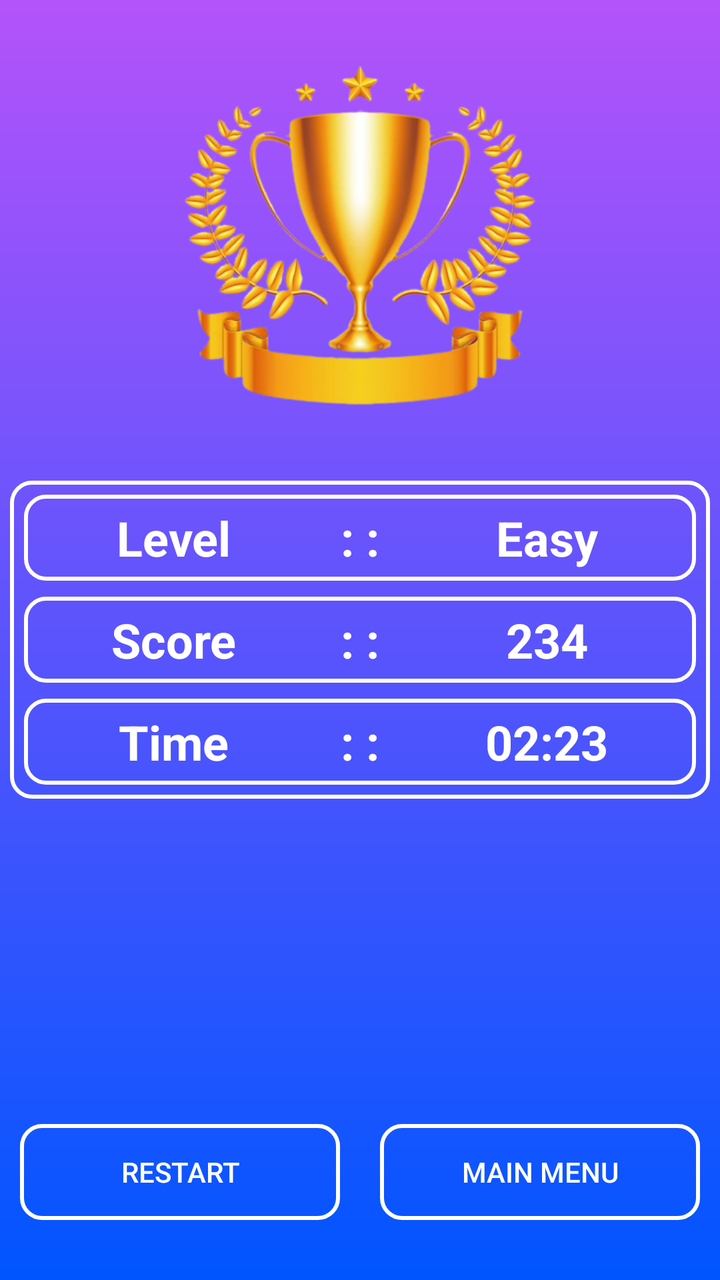
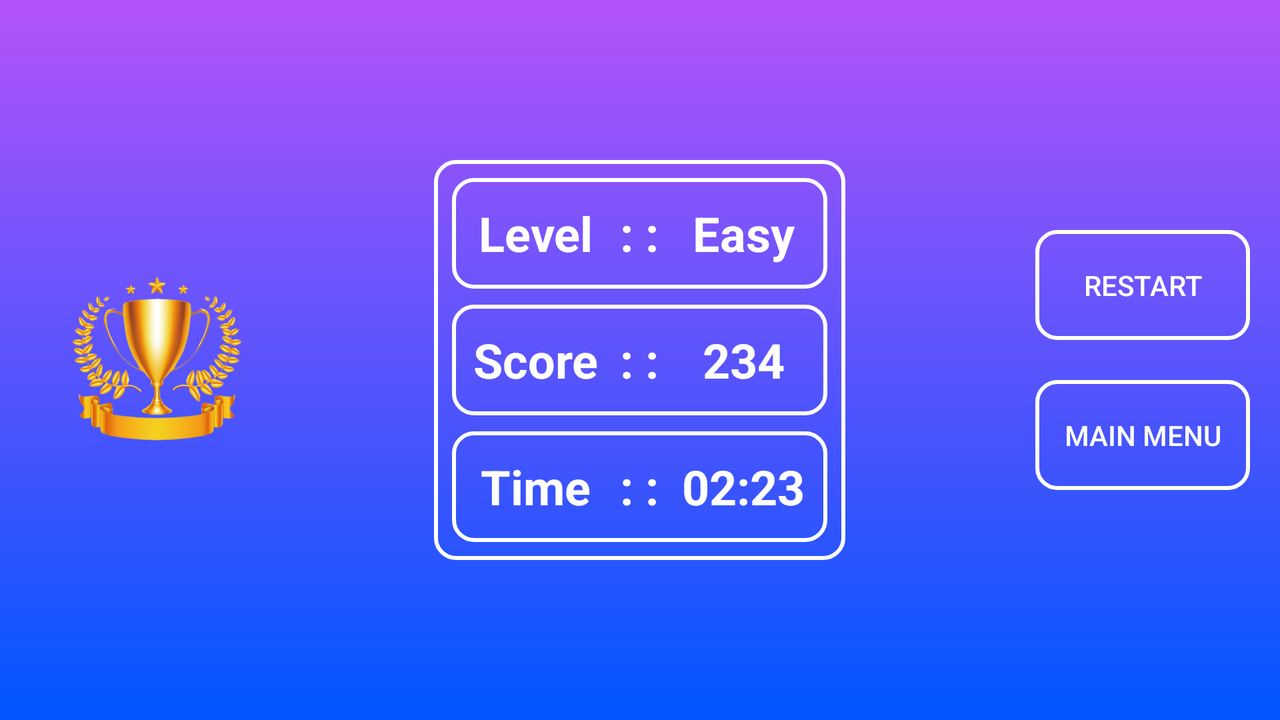

The same Android screen from two of the app's own layout files: first res/layout/ as a phone draws it, then the repository's variant for another configuration, drawn on a device whose configuration selects that folder. Both files follow.
<!-- AndroidManifest.xml: application theme Theme.Design.Light.NoActionBar -->
<!-- res/layout/activity_result.xml -->
<?xml version="1.0" encoding="utf-8"?>
<LinearLayout xmlns:android="http://schemas.android.com/apk/res/android"
    android:layout_width="match_parent"
    android:layout_height="match_parent"
    android:background="@drawable/bg_main_menu_layout"
    android:orientation="vertical">

    <LinearLayout
        android:layout_width="match_parent"
        android:layout_height="0dp"
        android:layout_weight="3">

        <ImageView
            android:layout_width="match_parent"
            android:layout_height="match_parent"
            android:padding="20dp"
            android:src="@drawable/award" />
    </LinearLayout>

    <LinearLayout
        android:layout_width="350dp"
        android:layout_height="0dp"
        android:layout_gravity="center"
        style="@style/STROKE"
        android:layout_weight="2"
        android:orientation="vertical"
        android:padding="3dp">

        <LinearLayout
            android:layout_width="match_parent"
            android:layout_height="0dp"
            android:layout_margin="4dp"
            style="@style/STROKE"
            android:layout_weight="1">

            <TextView
                android:layout_width="0dp"
                android:layout_height="match_parent"
                android:layout_weight="2"
                android:gravity="center"
                android:text="Level"
                android:textColor="@color/white"
                android:textSize="24sp"
                android:textStyle="bold" />

            <TextView
                android:layout_width="0dp"
                android:layout_height="match_parent"
                android:layout_weight="0.5"
                android:gravity="center"
                android:text=": :"
                android:textColor="@color/white"
                android:textSize="24sp"
                android:textStyle="bold" />

            <TextView
                android:id="@+id/txt_level"
                android:layout_width="0dp"
                android:layout_height="match_parent"
                android:layout_weight="2"
                android:gravity="center"
                android:text="Easy"
                android:textColor="@color/white"
                android:textSize="24sp"
                android:textStyle="bold" />

        </LinearLayout>

        <LinearLayout
            android:layout_width="match_parent"
            android:layout_height="0dp"
            android:layout_margin="4dp"
            style="@style/STROKE"
            android:layout_weight="1">

            <TextView
                android:layout_width="0dp"
                android:layout_height="match_parent"
                android:layout_weight="2"
                android:gravity="center"
                android:text="Score"
                android:textColor="@color/white"
                android:textSize="24sp"
                android:textStyle="bold" />

            <TextView
                android:layout_width="0dp"
                android:layout_height="match_parent"
                android:layout_weight="0.5"
                android:gravity="center"
                android:text=": :"
                android:textColor="@color/white"
                android:textSize="24sp"
                android:textStyle="bold" />

            <TextView
                android:id="@+id/txt_score"
                android:layout_width="0dp"
                android:layout_height="match_parent"
                android:layout_weight="2"
                android:gravity="center"
                android:text="234"
                android:textColor="@color/white"
                android:textSize="24sp"
                android:textStyle="bold" />

        </LinearLayout>

        <LinearLayout
            android:layout_width="match_parent"
            android:layout_height="0dp"
            android:layout_margin="4dp"
            style="@style/STROKE"
            android:layout_weight="1">

            <TextView
                android:layout_width="0dp"
                android:layout_height="match_parent"
                android:layout_weight="2"
                android:gravity="center"
                android:text="Time"
                android:textColor="@color/white"
                android:textSize="24sp"
                android:textStyle="bold" />

            <TextView
                android:layout_width="0dp"
                android:layout_height="match_parent"
                android:layout_weight="0.5"
                android:gravity="center"
                android:text=": :"
                android:textColor="@color/white"
                android:textSize="24sp"
                android:textStyle="bold" />

            <TextView
                android:id="@+id/txt_time"
                android:layout_width="0dp"
                android:layout_height="match_parent"
                android:layout_weight="2"
                android:gravity="center"
                android:text="02:23"
                android:textColor="@color/white"
                android:textSize="24sp"
                android:textStyle="bold" />

        </LinearLayout>


    </LinearLayout>

    <LinearLayout
        android:layout_width="match_parent"
        android:layout_height="0dp"
        android:layout_weight="3"
        android:gravity="bottom">

        <Button
            android:id="@+id/btn_restart"
            android:layout_width="0dp"
            android:layout_height="wrap_content"
            android:layout_margin="10dp"
            android:layout_weight="1"
            style="@style/STROKE"
            android:text="Restart"
            android:textColor="@color/white" />

        <Button
            android:id="@+id/btn_main_menu"
            android:layout_width="0dp"
            android:layout_height="wrap_content"
            android:layout_margin="10dp"
            android:layout_weight="1"
            style="@style/STROKE"
            android:text="main menu"
            android:textColor="@color/white" />
    </LinearLayout>

</LinearLayout>
<!-- resources referenced by this layout -->
<resources>
  <color name="white">#FFFFFFFF</color>
  <!-- drawable award: png bitmap (drawable-v24, 184405 bytes) -->
  <!-- drawable bg_main_menu_layout (drawable) -->
  <?xml version="1.0" encoding="utf-8"?>
  <shape xmlns:android="http://schemas.android.com/apk/res/android">
      <gradient
          android:startColor="#B453FA"
          android:endColor="#0055FF"
          android:angle="270"/>
  </shape>
  <style name="STROKE">
          <item name="android:background">@drawable/bg_stroke</item>
          <item name="android:layout_margin">2dp</item>
          <item name="android:gravity">center</item>
      </style>
  <!-- drawable bg_stroke (drawable-v24) -->
  <?xml version="1.0" encoding="utf-8"?>
  <shape xmlns:android="http://schemas.android.com/apk/res/android">
      <stroke
          android:color="#FFFFFF"
          android:width="2dp"/>
      <corners android:radius="10dp"/>
  </shape>
</resources>
<!-- res/layout-land/activity_result.xml (the repository's variant of the layout above) -->
<!-- drawn on the phone turned sideways -->
<?xml version="1.0" encoding="utf-8"?>
<LinearLayout xmlns:android="http://schemas.android.com/apk/res/android"
    android:layout_width="match_parent"
    android:layout_height="match_parent"
    android:background="@drawable/bg_main_menu_layout">

    <LinearLayout
        android:layout_width="0dp"
        android:layout_height="match_parent"
        android:layout_weight="2">

        <ImageView
            android:layout_width="match_parent"
            android:layout_height="match_parent"
            android:paddingStart="20dp"
            android:src="@drawable/award" />
    </LinearLayout>

    <LinearLayout
        android:layout_margin="80dp"
        android:layout_width="0dp"
        android:layout_height="match_parent"
        android:layout_gravity="center"
        style="@style/STROKE"
        android:layout_weight="3"
        android:orientation="vertical"
        android:layout_marginVertical="100dp"
        android:padding="5dp">

        <LinearLayout
            android:layout_width="match_parent"
            android:layout_height="0dp"
            android:layout_margin="4dp"
            style="@style/STROKE"
            android:layout_weight="1">

            <TextView
                android:layout_width="0dp"
                android:layout_height="match_parent"
                android:layout_weight="2"
                android:gravity="center"
                android:text="Level"
                android:textColor="@color/white"
                android:textSize="24sp"
                android:textStyle="bold" />

            <TextView
                android:layout_width="0dp"
                android:layout_height="match_parent"
                android:layout_weight="0.5"
                android:gravity="center"
                android:text=": :"
                android:textColor="@color/white"
                android:textSize="24sp"
                android:textStyle="bold" />

            <TextView
                android:id="@+id/txt_level"
                android:layout_width="0dp"
                android:layout_height="match_parent"
                android:layout_weight="2"
                android:gravity="center"
                android:text="Easy"
                android:textColor="@color/white"
                android:textSize="24sp"
                android:textStyle="bold" />

        </LinearLayout>

        <LinearLayout
            android:layout_width="match_parent"
            android:layout_height="0dp"
            android:layout_margin="4dp"
            style="@style/STROKE"
            android:layout_weight="1">

            <TextView
                android:layout_width="0dp"
                android:layout_height="match_parent"
                android:layout_weight="2"
                android:gravity="center"
                android:text="Score"
                android:textColor="@color/white"
                android:textSize="24sp"
                android:textStyle="bold" />

            <TextView
                android:layout_width="0dp"
                android:layout_height="match_parent"
                android:layout_weight="0.5"
                android:gravity="center"
                android:text=": :"
                android:textColor="@color/white"
                android:textSize="24sp"
                android:textStyle="bold" />

            <TextView
                android:id="@+id/txt_score"
                android:layout_width="0dp"
                android:layout_height="match_parent"
                android:layout_weight="2"
                android:gravity="center"
                android:text="234"
                android:textColor="@color/white"
                android:textSize="24sp"
                android:textStyle="bold" />

        </LinearLayout>

        <LinearLayout
            android:layout_width="match_parent"
            android:layout_height="0dp"
            android:layout_margin="4dp"
            style="@style/STROKE"
            android:layout_weight="1">

            <TextView
                android:layout_width="0dp"
                android:layout_height="match_parent"
                android:layout_weight="2"
                android:gravity="center"
                android:text="Time"
                android:textColor="@color/white"
                android:textSize="24sp"
                android:textStyle="bold" />

            <TextView
                android:layout_width="0dp"
                android:layout_height="match_parent"
                android:layout_weight="0.5"
                android:gravity="center"
                android:text=": :"
                android:textColor="@color/white"
                android:textSize="24sp"
                android:textStyle="bold" />

            <TextView
                android:id="@+id/txt_time"
                android:layout_width="0dp"
                android:layout_height="match_parent"
                android:layout_weight="2"
                android:gravity="center"
                android:text="02:23"
                android:textColor="@color/white"
                android:textSize="24sp"
                android:textStyle="bold" />

        </LinearLayout>


    </LinearLayout>

    <LinearLayout
        android:layout_width="0dp"
        android:layout_height="match_parent"
        android:layout_marginVertical="100dp"
        android:orientation="vertical"
        android:padding="5dp"
        android:layout_weight="2">

        <Button
            android:id="@+id/btn_restart"
            android:layout_width="match_parent"
            android:layout_height="wrap_content"
            android:layout_margin="10dp"
            android:layout_weight="1"
            style="@style/STROKE"
            android:text="Restart"
            android:textColor="@color/white" />

        <Button
            android:id="@+id/btn_main_menu"
            android:layout_width="match_parent"
            android:layout_height="wrap_content"
            android:layout_margin="10dp"
            android:layout_weight="1"
            style="@style/STROKE"
            android:text="main menu"
            android:textColor="@color/white" />
    </LinearLayout>


</LinearLayout>
